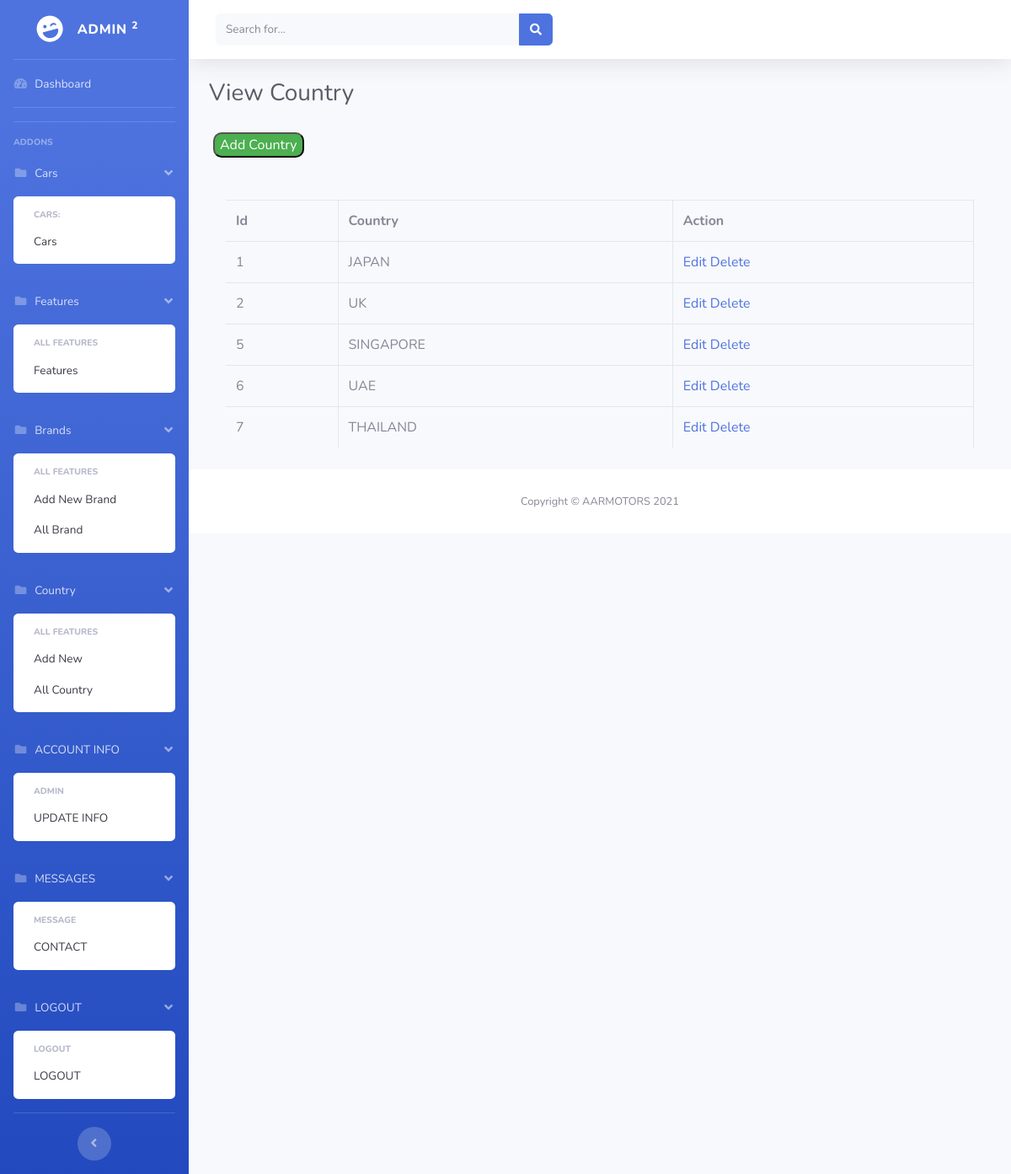
Screenshot of /Admin/viewcountry.php (signed in) with the database file from the repository.
### tables this page shows
CREATE TABLE `country` (
  `Id` int(11) NOT NULL,
  `Cntry_Name` varchar(255) NOT NULL
);

### Admin/viewcountry.php (the view, shortened to what this page needs)
<?php
include "header.php";
if(isset($_SESSION['admin_id']))
{
$query="select * from country";
$result=mysqli_query($conn,$query);
?>
        <div class="container-fluid">
          <h1 class="h3 mb-4 text-gray-800">View Country</h1>
          <a href='addcountry.php'><button  style="background-color: #4CAF50; color: white; margin-left:5px; margin-top:5px; border-radius:10px;">Add Country</button></a><br><br>
          <div class="card-body">
              <div class="table-responsive">
                <table class="table table-bordered" id="dataTable" width="100%" cellspacing="0">
                    <tr>
            <th>Id</th>
            <th>Country</th>
            <th>Action</th>
        </tr>
        <?php while($row=mysqli_fetch_array($result))
        {
        echo "<tr>";
        echo"<td>".$row['Id']."</td>";
        echo "<td>".$row['Cntry_Name']."</td>";
        echo "<td><a href='editcountry.php?id=".$row['Id']."'>Edit</a>  <a href='deletecountry.php?id=".$row['Id']."'>Delete</a>  </td>";
          echo "</tr>";
        }
    ?>
    </table>
              </div>
            </div>
        </div>
<?php
}else {
  echo "<script>alert('Please Press Logout Button and than Login ! ')</script>";
}
include "footer.php";
?>

### rows the page displays
country: Id "1", Cntry_Name "JAPAN"
country: Id "2", Cntry_Name "UK"
country: Id "5", Cntry_Name "SINGAPORE"
country: Id "6", Cntry_Name "UAE"
country: Id "7", Cntry_Name "THAILAND"
